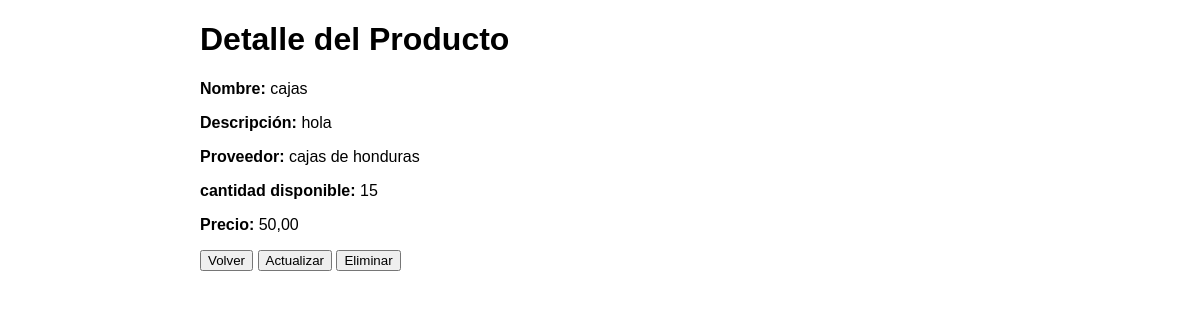
Page /detalle_producto/1/ on the earlier database version.
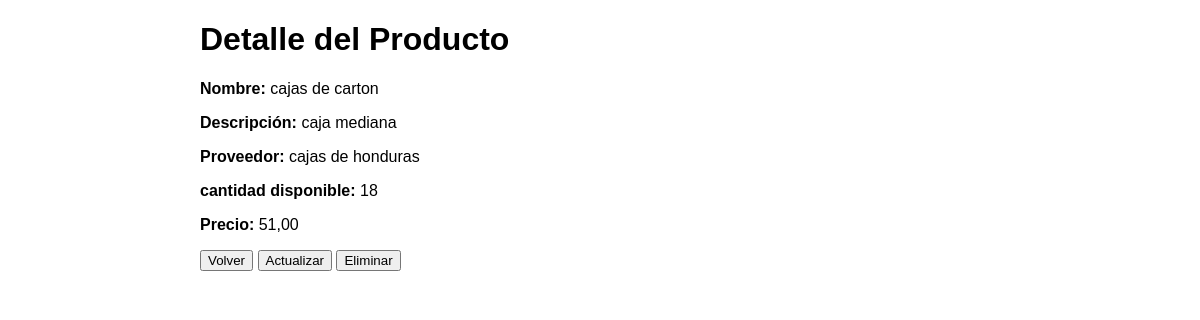
Same page on the later database version.
### inventario_app/models.py (models this page shows, shortened)
class Producto(models.Model):
    nombre = models.CharField(max_length=100)
    descripcion = models.TextField()
    precio = models.DecimalField(max_digits=10, decimal_places=2)
    cantidad_disponible = models.PositiveIntegerField(default=0)
    proveedor = models.ForeignKey(Proveedor, on_delete=models.CASCADE, null=True)

class Proveedor(models.Model):
    nombre = models.CharField(max_length=100)
    direccion = models.TextField()
    telefono = models.CharField(max_length=15)
    def __str__(self):
        return self.nombre

### inventario_app/views.py (the view)
# urls.py: path('detalle_producto/<int:pk>/', detalle_producto, name='detalle_producto'),
def detalle_producto(request, pk):
    producto = get_object_or_404(Producto, pk=pk)  # Obtener el producto con el ID proporcionado
    return render(request, 'detalle_producto.html', {'producto': producto})

### inventario_app/templates/detalle_producto.html (shortened to what this page needs)
{% load static %}
<!DOCTYPE html>
<html lang="es">
<head>
</head>
<body>
    <div class="container">
        <h1>Detalle del Producto</h1>
        <p><strong>Nombre:</strong> {{ producto.nombre }}</p>
        <p><strong>Descripción:</strong> {{ producto.descripcion }}</p>
        <p><strong>Proveedor:</strong> {{ producto.proveedor }}</p>
        <p><strong>cantidad disponible:</strong> {{ producto.cantidad_disponible }}</p>
        <p><strong>Precio:</strong> {{ producto.precio }}</p>
        <a href="{% url 'lista_productos' %}"><button>Volver</button></a>
        <a href="{% url 'actualizar_producto' pk=producto.pk %}"><button>Actualizar</button></a>
        <a href="{% url 'eliminar_producto' pk=producto.pk %}"><button>Eliminar</button></a>
    </div>
</body>
</html>

Differences in the rows shown:
changed Producto "cajas de honduras": nombre "cajas" → "cajas de carton"; descripcion "hola" → "caja mediana"; cantidad_disponible "15" → "18"; precio "50,00" → "51,00"
